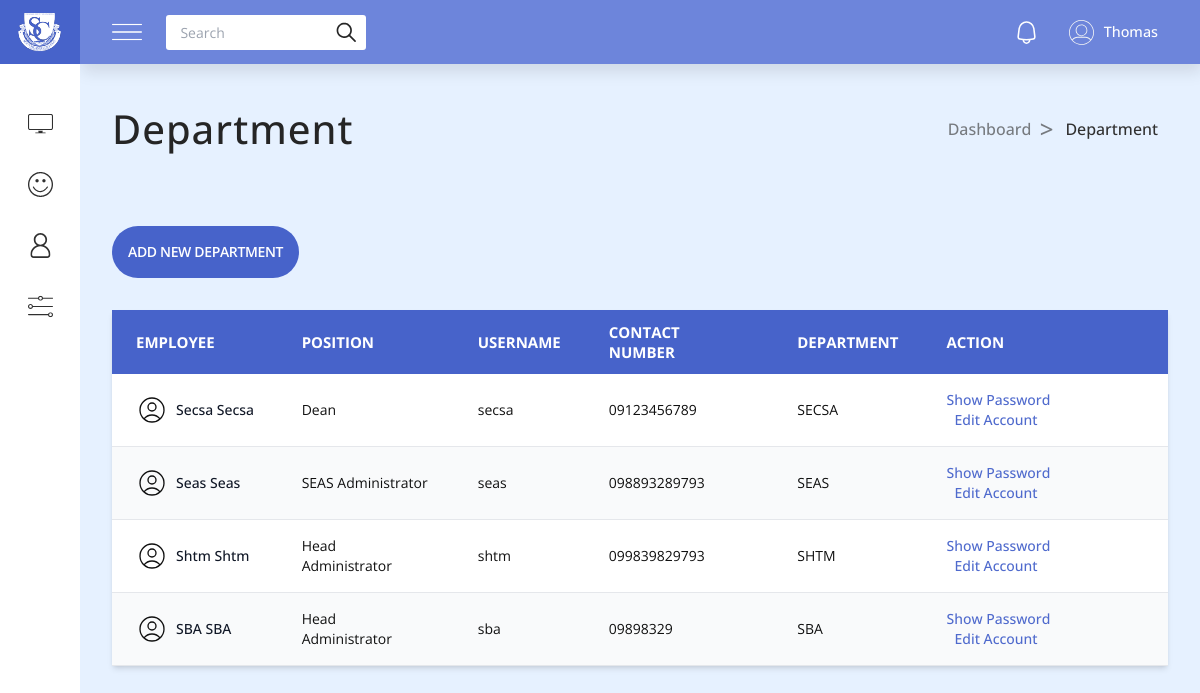
The page /admin/department_sect.php (signed in) on the database as committed earlier.
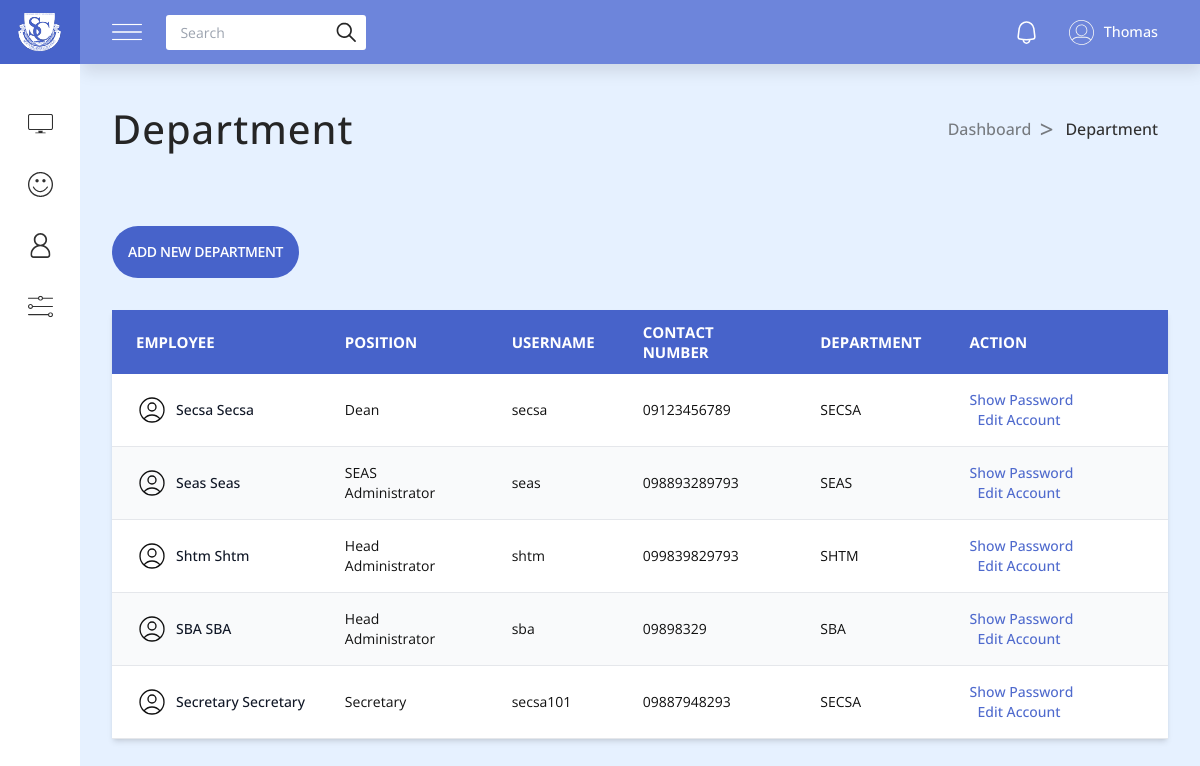
The same page on the database as committed later.
### tables this page shows
CREATE TABLE `department_tbl` (
  `department_id` int(11) NOT NULL,
  `username` varchar(255) NOT NULL,
  `password` varchar(255) NOT NULL,
  `fname` varchar(255) NOT NULL,
  `lname` varchar(255) NOT NULL,
  `contact` varchar(255) NOT NULL,
  `position` varchar(255) NOT NULL,
  `department` varchar(255) NOT NULL
);

### admin/department_sect.php (the view, shortened to what this page needs)
<?php
include('includes/query.php');
$sql = "SELECT * FROM department_tbl";
$result = mysqli_query($conn, $sql) or die(mysqli_error($conn));
$rows = mysqli_fetch_all($result, MYSQLI_ASSOC);
?>
<!DOCTYPE html>
<html lang="en">
<head>
    <link rel="stylesheet" href="styles/nav.css" />
    <link rel="stylesheet" href="styles/main.css">
    <script src="https://cdn.tailwindcss.com"></script>
</head>
<body class="flex flex-col min-[950px]:flex-row">
    <?php require 'partials/aside.php' ?>
    <?php require 'partials/nav.php' ?>
    <section class="section">
        <div class="section-title">
            <h1>Department</h1>
            <div class="breadcrumbs">
                <a href="#">Dashboard</a>
                <a href="#">Department</a>
            </div>
        </div>
        <?php if ($rows != null && is_array($rows) && count($rows) > 0) : ?>
            <div class="w-full">
                <div class="py-8">
                    <button id="modal_btn" class="text-sm font-semibold uppercase tracking-tight text-white bg-[#4763ca] py-4 px-4 rounded-full hover:opacity-95">Add New Department</button>
                </div>
                <div class="relative overflow-x-auto shadow-md">
                    <table class="w-full text-sm text-left text-gray table-auto">
                        <thead class="text-[15px] text-white uppercase bg-[#4763ca]">
                            <tr>
                                <th scope="col" class="px-6 py-3">Employee</th>
                                <th scope="col" class="px-6 py-3">Position</th>
                                <th scope="col" class="px-6 py-3">Username</th>
                                <th scope="col" class="px-6 py-3">Contact Number</th>
                                <th scope="col" class="px-6 py-3">Department</th>
                                <th scope="col" class="px-6 py-3">Action</th>
                            </tr>
                        </thead>
                        <tbody>
                            <?php foreach ($rows as $row) : ?>
                                <tr class="odd:bg-white even:bg-gray-50 border-b">
                                    <td scope="row" class="px-6 py-4 font-medium text-gray-900 whitespace-nowrap">
                                        <div class="flex items-center gap-2">
                                            <img class="w-8 h-8 object-contain object-center aspect-square" src="/HRMS/admin/images/profile-black.svg" alt="photo">
                                            <span><?= $row['fname'] . " " .  $row['lname'] ?></span>
                                        </div>
                                    </td>
                                    <td class="px-6 py-4">
                                        <?= $row['position'] ?>
                                    </td>
                                    <td class="px-6 py-4">
                                        <?= $row['username'] ?>
                                    </td>
                                    <td class="px-6 py-4">
                                        <?= $row['contact'] ?>
                                    </td>
                                    <td class="px-6 py-4">
                                        <?= $row['department'] ?>
                                    </td>
                                    <td class="actions px-6 py-4 space-x-2">
                                        <button data-department-id="<?= $row['department_id'] ?>" class="show_password_btn font-medium text-[#4f6acd]  hover:underline whitespace-nowrap">Show Password</button>
                                        <button data-department-id="<?= $row['department_id'] ?>" class="edit_privilage_btn font-medium text-[#4f6acd]  hover:underline whitespace-nowrap">Edit Account</button>
                                    </td>
                                </tr>
                            <?php endforeach; ?>
                        </tbody>
                    </table>
                </div>
            </div>
        <?php endif; ?>
    </section>
</body>
</html>

Rows that differ between the two databases and show on the page:
added department_tbl: fname "Secretary", lname "Secretary", position "Secretary", username "secsa101", contact "09887948293", department "SECSA"
